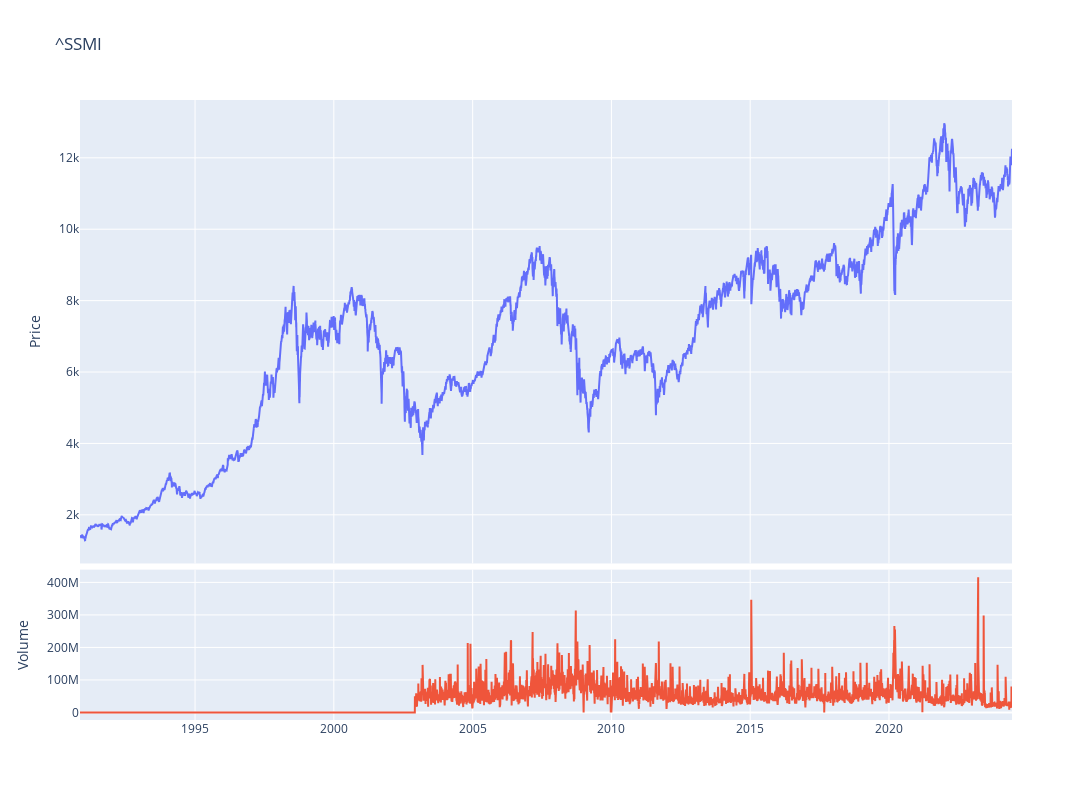

Notebook code cell kept with this figure:
### Code cell
fig = make_subplots(rows=4, cols=1,shared_xaxes=True,vertical_spacing=0.01,specs=[[{'rowspan':3,'colspan':1}],[None],[None],[{'rowspan':1,'colspan':1}]])

# Graph (1,1)
fig.add_trace(go.Scatter(x=stock_ticker.index,y=stock_ticker['Adj Close'],mode="lines",name=f"{ticker}"),row=1, col=1)
# Update xaxis properties
fig.update_yaxes(title_text="Price", row=1, col=1)

# Graph (4,1)
fig.add_trace(go.Scatter(x=stock_ticker.index,y=stock_ticker['Volume'],mode="lines",name='Volume'),row=4, col=1)
fig.update_yaxes(title_text="Volume", row=4, col=1)

fig.update_layout(height=800, width=1300,showlegend=False,title=f"{ticker}")

fig.show()

### Figure 1 — Plotly figure (JSON) as saved in the notebook; plotly's stock layout.template omitted (floating-point values rounded to 4 significant figures; data arrays with more than 128 entries replaced by an {"elided": "..."} marker saying what was removed)
{"data": [{"mode": "lines", "name": "^SSMI", "type": "scatter", "x": {"elided": "8433 str values"}, "xaxis": "x", "y": {"elided": "8433 float values"}, "yaxis": "y"}, {"mode": "lines", "name": "Volume", "type": "scatter", "x": {"elided": "8433 str values"}, "xaxis": "x2", "y": {"elided": "8433 int values"}, "yaxis": "y2"}], "layout": {"height": 800, "showlegend": false, "title": {"text": "^SSMI"}, "width": 1300, "xaxis": {"anchor": "y", "domain": [0, 1], "matches": "x2", "showticklabels": false}, "xaxis2": {"anchor": "y2", "domain": [0, 1]}, "yaxis": {"anchor": "x", "domain": [0.2525, 1], "title": {"text": "Price"}}, "yaxis2": {"anchor": "x2", "domain": [0, 0.2425], "title": {"text": "Volume"}}}}
